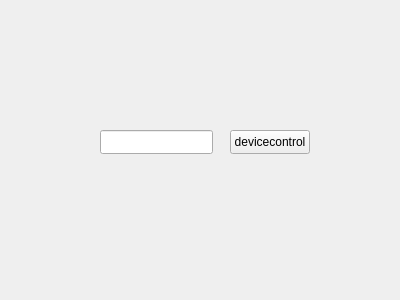
<?xml version="1.0" encoding="UTF-8"?>
<ui version="4.0">
 <class>DeviceControl</class>
 <widget class="QWidget" name="DeviceControl">
  <property name="geometry">
   <rect>
    <x>0</x>
    <y>0</y>
    <width>400</width>
    <height>300</height>
   </rect>
  </property>
  <property name="windowTitle">
   <string>Form</string>
  </property>
  <widget class="QPushButton" name="pushButton">
   <property name="geometry">
    <rect>
     <x>230</x>
     <y>130</y>
     <width>80</width>
     <height>24</height>
    </rect>
   </property>
   <property name="text">
    <string>devicecontrol</string>
   </property>
  </widget>
  <widget class="QLineEdit" name="lineEdit">
   <property name="geometry">
    <rect>
     <x>100</x>
     <y>130</y>
     <width>113</width>
     <height>24</height>
    </rect>
   </property>
  </widget>
 </widget>
 <resources/>
 <connections/>
</ui>
